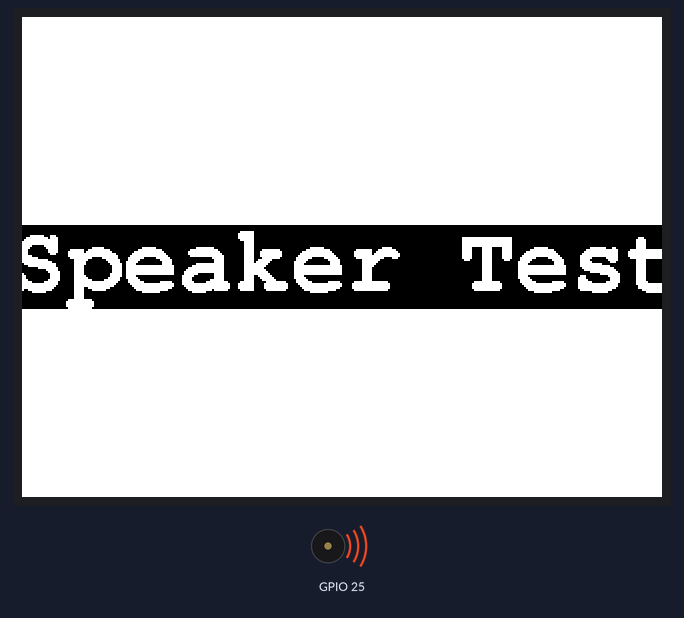
This sketch was run on a simulated ESP32. Parts: 320×240 colour display, buzzer (waves = sounding).

Above: at 0.3 s.
At 4.4 s:
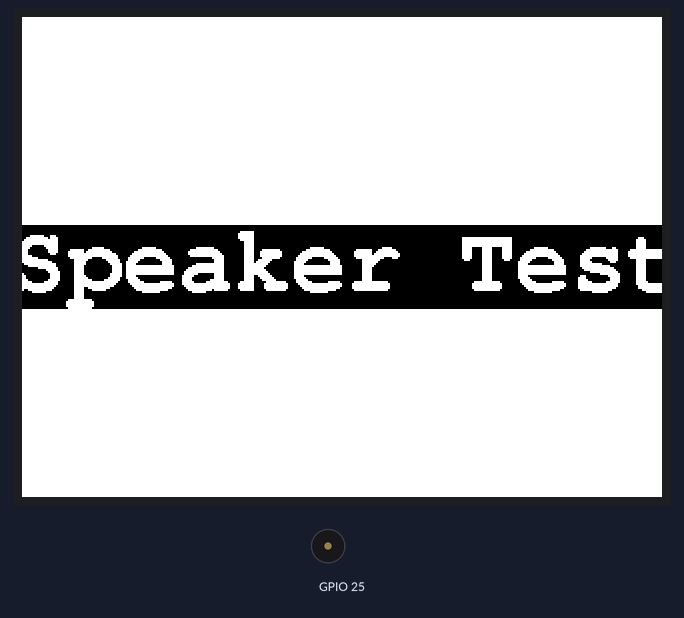
Timing chart, 0 to 130.0 s (numbered marks = the images above):
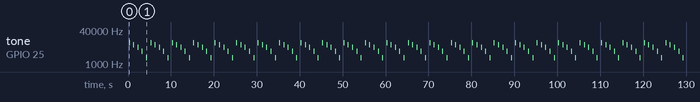

Measured:
- by itself, tone on GPIO 25: repeats every 5.0 s: silent 0.94 s, 8000 Hz 0.06 s, silent 0.94 s, 6000 Hz 0.06 s, silent 0.94 s, 4000 Hz 0.06 s, silent 0.94 s, 2000 Hz 0.06 s, silent 0.94 s, 10000 Hz 0.06 s

The sketch:

sketch.ino
```cpp
#include "M5Unified.h"

void setup()
{
    M5.begin();
    M5.Display.clear(WHITE);
    M5.Display.setTextDatum(middle_center);
    M5.Display.setTextFont(&fonts::FreeMonoBold24pt7b);
    M5.Display.setTextSize(1);
    M5.Display.drawString("Speaker Test", M5.Display.width() / 2, M5.Display.height() / 2);
}

void loop()
{
    M5.Speaker.tone(10000, 60);
    delay(1000);
    M5.Speaker.tone(8000, 60);
    delay(1000);
    M5.Speaker.tone(6000, 60);
    delay(1000);
    M5.Speaker.tone(4000, 60);
    delay(1000);
    M5.Speaker.tone(2000, 60);
    delay(1000);
}
```
